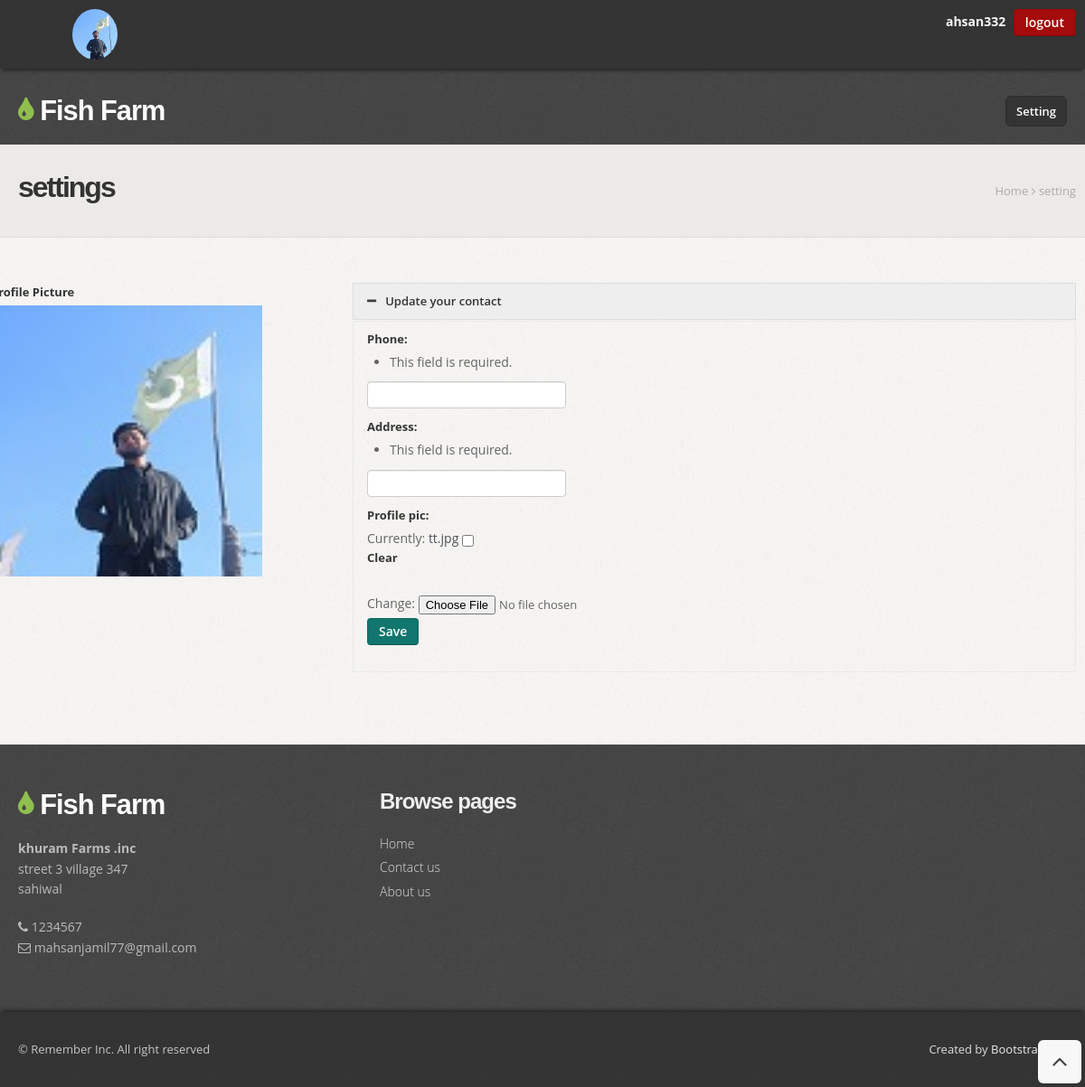
The app's page /contactsetting (signed in) with its own data.
### fishfarm/models.py (models this page shows)
class Customers(models.Model):
    user = models.OneToOneField(User, null=True, blank=True, on_delete=models.CASCADE)
    phone = models.CharField(max_length=200, null=True)
    Address = models.CharField(max_length=200, null=True)
    profile_pic = models.ImageField(default="download (1).png", null=True, blank=True)
    date_created = models.DateTimeField(auto_now_add=True, null=True)

class Address(models.Model):
    name = models.CharField(max_length=100)
    Company_name = models.CharField(max_length=100)
    Street_address = models.CharField(max_length=300)
    city = models.CharField(max_length=100)
    mobile = models.CharField(max_length=100)
    email = models.EmailField(max_length=100)

### fishfarm/views.py (the view)
# urls.py: path('contactsetting', views.cSettings, name='contactsetting'),
def cSettings(request):
    add = Address.objects.all()
    extend = Customers.objects.get(user=request.user.id)
    extend1= Profileextend(request.POST, instance=extend)
    form = Profile(instance=request.user)
    if request.method == 'POST':
        form = Profileextend(request.POST,request.FILES, instance=extend)
        if form.is_valid:
            form.save()
    return render(request,'csetting.html',{'ad':add,'extend1': extend1,'extend': extend,})

### fishfarm/forms.py
class Profileextend(forms.ModelForm):
    class Meta:
        model= Customers
        fields = [ 'phone',
            'Address',
            'profile_pic',
            ]

### fishfarm/templates/csetting.html (shortened to what this page needs)
{% load static %}
<!DOCTYPE html>
<html lang="en">
<head>
  <link href="{%  static 'css/bootstrap.css'%}" rel="stylesheet" />
  <link href="{%  static 'css/bootstrap-responsive.css'%}" rel="stylesheet" />
  <link href="{%  static 'css/prettyPhoto.css'%}" rel="stylesheet" />
  <link href="{%  static  'css/style.css'%}" rel="stylesheet">
  <link id="t-colors" href="{%  static  'color/default.css'%}" rel="stylesheet" />
</head>
<body>
  <div id="wrapper">
    <header>
      <div class="top">
        <div class="container">
          <div class="row">
            <div class="span6" style="float: left;">
              {% if user.is_authenticated %}
                <div class="span1">
                  <ul class="topmenu">
                    <li>
                      <div class="span1" style="float: left;">
                        <img src="{{extend.profile_pic.url}}" alt="profile_pic" width="50px" height="50px"
                          style="border-radius: 50%;">
                      </div>
                    </li>
                  </ul>
                </div>
              {% endif %}
            </div>
            <div class="span6">
              <ul class="social-network">
                {% if user.is_authenticated %}
                  <li>
                    <b style="color: rgb(245, 250, 245); padding-right: 5px;"> {{request.user}}</b>
                  </li>
                  <li>
                    <a href="/logout" class="btn btn-danger">logout</a>
                  </li>
                {% endif %}
              </ul>
            </div>
          </div>
        </div>
      </div>
      <div class="container">
        <div class="row nomargin">
          <div class="span4">
            <div class="logo">
              <h1><a href=""><i class="icon-tint"></i> Fish Farm</a></h1>
            </div>
          </div>
          <div class="span8">
            <div class="navbar navbar-static-top">
              <div class="navigation">
                <nav>
                  <ul class="nav topnav">
                    <li class="active">
                      <a href="{% url 'Setting'%}">Setting </a>
                    </li>
                  </ul>
                </nav>
              </div>
            </div>
          </div>
        </div>
      </div>
    </header>
  </div>
  <section id="inner-headline">
    <div class="container">
      <div class="row">
        <div class="span4">
          <div class="inner-heading">
            <h2>settings</h2>
          </div>
        </div>
        <div class="span8">
          <ul class="breadcrumb">
            <li ><a href="#">Home</a> <i class="icon-angle-right"></i></li>
            <li class="active"><a href="#">setting</a> </li>
          </ul>
        </div>
      </div>
    </div>
  </section>
  <section id="content">
    <div class="container">
      <div class="row">
          <div class="span4">
            <div class="row">
              <label >Profile Picture</label>
            <img src="{{extend.profile_pic.url}}" style="height: 300px;width: 300px;" alt="">
            <br>
            </div>
          </div>
            <div class="span8">
              <div class="row">
                <div class="accordion" id="accordion2">
                  <div class="accordion-group">
                  <div class="accordion-heading">
                    <a class="accordion-toggle active" data-toggle="collapse" data-parent="#accordion2" href="#collapseOne">
                      <i class="icon-minus"></i>Update your contact</a>
                    </div>
                    <div id="collapseOne" class="accordion-body collapse in">
                      <div class="accordion-inner">
                        <form action="" method="POST" class="contactForm" enctype="multipart/form-data">
                          {{extend1}}
                          <div class="col-md-offset-3 col-md-6 col-sm-offset-3 col-sm-6">
                            <input name="Save" type="submit" class="form-control btn btn-success" value="Save">
                          </div>
                        </form>
                      </div>
                    </div>
                  </div>
                  </div>
                </div>
              </div>
            </div>
      </div>
  </section>
  <footer>
    <div class="container">
      <div class="row">
        <div class="span4">
          <div class="widget">
            {% for datas in ad %}
            <div class="footer_logo">
              <h3><a href="{% url 'index'%}"><i class="icon-tint"></i> {{datas.name}}</a></h3>
            </div>
            <address>
              <strong>{{datas.Company_name}}</strong><br>
              {{datas.Street_address}}<br>
              {{datas.city}}
            </address>
            <p>
              <i class="icon-phone"></i> {{datas.mobile}} <br>
              <i class="icon-envelope-alt"></i> {{datas.email}}
            </p>
            {% endfor %}
          </div>
        </div>
        <div class="span4">
          <div class="widget">
            <h5 class="widgetheading">Browse pages</h5>
            <ul class="link-list">
              <li><a href="{% url 'index'%}">Home</a></li>
              <li><a href="{% url 'contact'%}">Contact us</a></li>
              <li><a href="{% url 'about'%}">About us</a></li>
            </ul>
          </div>
        </div>
        <div class="span4">
        </div>
      </div>
    </div>
    <div id="sub-footer">
      <div class="container">
        <div class="row">
          <div class="span6">
            <div class="copyright">
              <p><span>&copy; Remember Inc. All right reserved</span></p>
            </div>
          </div>
          <div class="span6">
            <div class="credits">
              Created by <a href="https://bootstrapmade.com/">BootstrapMade</a>
            </div>
          </div>
        </div>
      </div>
    </div>
  </footer>
  <a href="#" class="scrollup"><i class="icon-angle-up icon-rounded icon-bglight icon-2x"></i></a>
</body>
</html>

### fishfarm/static/css/style.css (style rules this page uses)
body { font-family:'Open Sans', Arial, sans-serif; font-size:14px; font-weight:400; line-height:1.6em; color:#656565; }
a { color:#4b5056; }
.bold { font-weight:900; }
.container { padding:0 20px 0 20px; position:relative; }
.row { margin-bottom:30px; }
.row .row { margin-bottom:30px; }
.row.nomargin { margin-bottom:0; }
header { background: url(../img/header-pattern-150.png) repeat; margin:0; padding:0 0 20px; position:relative; z-index:2000; }
header .top { padding:10px 0 10px; margin:0 0 30px; background: url(../img/top-pattern-150.png) repeat; -webkit-box-shadow: 0 4px 4px -2px #222; -moz-box-shadow: 0 4px 4px -2px #222; box-shadow: 0 4px 4px -2px #222; }
header .logo { float:left; }
header .logo h1 { color:#fdfdfd; letter-spacing:-1px; font-size:2.2em; font-weight:900; margin:0; }
header .logo h1 a { color:#fdfdfd; }
header .top .row { margin-bottom:0; }
ul.topmenu { list-style:none; margin:0; }
ul.topmenu li { display:inline; }
ul.social-network { float:right; list-style:none; margin:0; }
ul.social-network li { display:inline; }
header .navigation { float:right; }
header ul.nav li { border:none; margin:0; }
header ul.nav li a { border:none; font-weight:400; }
.navbar .nav > li > a { font-size:13px; color: #fdfdfd; text-shadow: none; }
.navbar .nav > .active > a,.navbar .nav > .active > a:hover { font-weight:600; }
#content { position:relative; background:#fff; border-top:1px solid #ddd; padding:50px 0 0 0; }
#content { background-image: url(../img/pattern/pat-1.png); background-repeat: repeat; }
#content img { max-width:100%; height:auto; }
#inner-headline { background:#eceae6; position:relative; margin:0; padding:0; }
#inner-headline .inner-heading h2 { color:#333; margin:30px 0 0 0; font-size:32px; letter-spacing:-2px; }
#inner-headline ul.breadcrumb { margin:30px 0 0; float:right; background:none; }
#inner-headline ul.breadcrumb li { margin-bottom:0; padding-bottom:0; }
#inner-headline ul.breadcrumb li { font-size:13px; color:#888; text-shadow:none; }
#inner-headline ul.breadcrumb li i { color:#ababab; }
#inner-headline ul.breadcrumb li a { color:#aaa; text-decoration:none; }
ul.link-list { margin:0; padding:0; list-style:none; }
ul.link-list li { margin:0; padding:2px 0 2px 0; list-style:none; }
footer ul.link-list li a { color:#ddd; font-weight:300; }
footer { padding:50px 0 0 0; color:#bbb; background: url(../img/header-pattern-150.png) repeat; }
footer a { color:#eee; text-decoration:none; }
footer h1, footer h2, footer h3, footer h4, footer h5, footer h6 { color:#eee; }
footer .footer_logo { margin-bottom:20px; }
footer .footer_logo h3 { color:#fdfdfd; letter-spacing:-1px; font-size:2.2em; font-weight:900; margin:0; }
footer .footer_logo h3 a { color:#fdfdfd; }
footer address { line-height:1.6em; }
footer h5.widgetheading { text-transform:none; font-weight:600; letter-spacing:-1px; margin-bottom:20px; }
footer .widget i { color:#bbb; }
#sub-footer { background: url(../img/top-pattern-150.png) repeat; text-shadow:none; color:#ddd; padding:0; padding-top:30px; margin:20px 0 0 0; -webkit-box-shadow: 0 -4px 4px -2px #222; -moz-box-shadow: 0 -4px 4px -2px #222; box-shadow: 0 -4px 4px -2px #222; }
#sub-footer p { margin:0; padding:0; }
#sub-footer span { color:#c7c7c7; }
.copyright p { text-align:left; font-size:13px; }
.credits { text-align:right; font-size:13px; }
.scrollup { position:fixed; width:32px; height:32px; bottom:20px; right:20px; }
a.scrollup { outline:0; text-decoration:none; }
a i.icon-bglight, a i.icon-bgdark { display: inline-block; }
[class^="icon-"], [class*=" icon-"] { color:#404040; }

### fishfarm/static/color/default.css (style rules this page uses)
.logo h1 [class^="icon-"] { color:#8fc04e; }
.footer_logo h3 [class^="icon-"] { color:#8fc04e; }

### fishfarm/static/css/shortcodes.css (style rules this page uses)
i.icon-bglight { color: #444; background: #f7f7f7; }
.icon-rounded { display: inline-block; border-radius: 6px !important; -moz-border-radius: 6px !important; -webkit-border-radius: 6px !important; -o-border-radius: 6px !important; -ms-border-radius: 6px !important; text-align: center; width: 24px !important; height: 24px !important; line-height: 24px !important; }
.icon-rounded.icon-2x { width: 48px !important; height: 48px !important; line-height: 48px !important; }

### records on screen
Customers: profile_pic (picture)
Address: name "Fish Farm", Company_name "khuram Farms .inc", Street_address "street 3 village 347", city "sahiwal", mobile "1234567", email "mahsanjamil77@gmail.com"

### other values on screen
{{ request.user }} "ahsan332"
